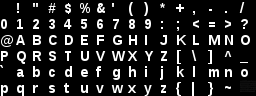
#> input picture custom_shader_help_text/LiberationSans-Bold.png, 256 x 96 px
$ python interlaced2jps.py custom_shader_help_text/LiberationSans-Bold.png
#> lines starting #> are read from the running program, lines starting #| are printed output that depends on the picture
#> in main, image is the input picture: PIL image 256x96 L; min 0, max 255, mean 33
#!/usr/bin/env python3

from PIL import Image
import sys, os

# This is not optimised - there are much faster ways to do this, but it was
# faster for me to code it this way then to figure out which functions do what
# in PIL, and I only need this occasionally so whatever.

def deinterlace(image):
    f1 = Image.new(image.mode, (image.size[0], image.size[1] // 2))
#> f1: PIL image 256x48 L; every value is 0
    f2 = Image.new(image.mode, (image.size[0], image.size[1] // 2))
    p = image.load()
    p1 = f1.load()
    p2 = f2.load()
    for y in range(image.size[1] // 2):
        for x in range(image.size[0]):
            p1[x, y] = p[x, y * 2]
            p2[x, y] = p[x, y * 2 + 1]
    return (f1, f2)

def double_height(image):
    return image.resize((image.size[0], image.size[1] * 2), Image.BILINEAR)
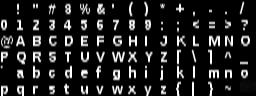
#> returned value: PIL image 256x96 L; min 0, max 255, mean 33
#> in double_height (call 2), `return image.resize((image.size[0], image.size[1] * 2), Image.BILINEAR)`:
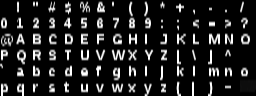
#> returned value: PIL image 256x96 L; min 0, max 255, mean 32.9

def side_by_side(left, right):
    assert(left.mode == right.mode)
    assert(left.size == right.size)
    w, h = left.size
#> w = 256; h = 96
    image = Image.new(left.mode, (w * 2, h))
#> image: PIL image 512x96 L; every value is 0
    p = image.load()
    pl = left.load()
    pr = right.load()
    for y in range(h):
        for x in range(w):
            p[x, y] = pl[x, y]
            p[w + x, y] = pr[x, y]
    return image

def main():
    for file in sys.argv[1:]:
        image = Image.open(file)
        (left, right) = map(double_height, deinterlace(image))
        image = side_by_side(left, right)
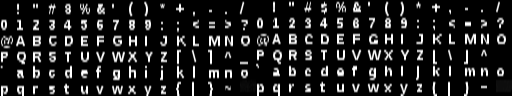
#> image: PIL image 512x96 L; min 0, max 255, mean 33
        new_filename = os.path.splitext(file)[0] + '.jps'
        image.save(new_filename, 'jpeg')

if __name__ == '__main__':
    main()
